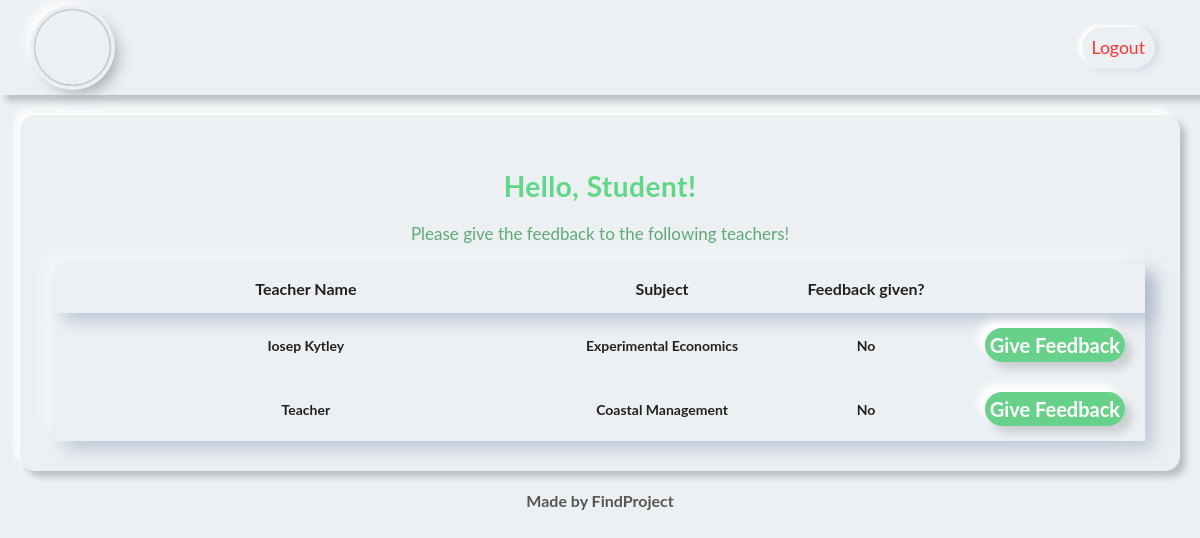
Page /dashboard.php (signed in) on the committed database.
### tables this page shows
CREATE TABLE `students` (
  `s_id` int(11) NOT NULL,
  `s_name` varchar(255) NOT NULL,
  `s_email` varchar(255) NOT NULL,
  `s_password` varchar(255) NOT NULL,
  `s_phone` varchar(255) NOT NULL,
  `s_branch` varchar(255) NOT NULL,
  `s_year` varchar(255) NOT NULL
);

CREATE TABLE `teacher_subjects` (
  `sub_id` int(11) NOT NULL,
  `t_id` int(11) NOT NULL,
  `branch` varchar(255) NOT NULL,
  `sub_year` varchar(255) NOT NULL,
  `sub_name` varchar(255) NOT NULL
);

CREATE TABLE `teachers` (
  `t_id` int(11) NOT NULL,
  `t_name` varchar(255) NOT NULL,
  `t_email` varchar(255) NOT NULL,
  `t_password` varchar(255) NOT NULL,
  `t_phone` varchar(255) NOT NULL
);

### includes/session.php (called while the page is built, shortened)
<?php
include("connection.php");
$user_check = $_SESSION['student_login'];
$ses_sql = "select s_id, s_name, s_email, s_branch, s_year from students where s_email = '$user_check' ";
$ses_res = $conn->query($ses_sql);
$row = $ses_res->fetch_array(MYSQLI_ASSOC);
$login_session_id = (int)$row['s_id'];
$login_session_name = $row['s_name'];

### includes/dashboard-functions.php (called while the page is built, shortened)
<?php
include('includes/session.php');
$arr1 = [];
$arr2 = [];
$sql1 = "SELECT DISTINCT sub_id FROM teacher_subjects
        WHERE branch='$login_session_branch'
        AND sub_year='$login_session_year'";
$result1 = $conn->query($sql1);
if ($result1->num_rows > 0) {
    while ($row1 = $result1->fetch_assoc()) {
        array_push($arr1, $row1['sub_id']);
    }
}
$diff = array_diff($arr1, $arr2);

### dashboard.php (the view, shortened to what this page needs)
<?php
include('includes/dashboard-functions.php');
$sql = "SELECT sub_id, t_name, sub_name
        FROM teacher_subjects
        INNER JOIN teachers
        ON teacher_subjects.t_id=teachers.t_id
        INNER JOIN  students
        ON teacher_subjects.branch=students.s_branch
        AND students.s_id = '$login_session_id'
        AND teacher_subjects.sub_year=students.s_year";
$result = $conn->query($sql);
?>
<!DOCTYPE html>
<html>
<head>
    <link rel="stylesheet" href="https://cdnjs.cloudflare.com/ajax/libs/font-awesome/5.15.2/css/all.min.css" />
    <link rel="stylesheet" href="assets/css/style-dashboard.css">
</head>
<body>
    <div class="kt-header-div">
        <a href="dashboard.php" class="kt-header-logo"></a>
        <a class="kt-logout" href="logout.php">Logout</a>
    </div>
    <div class="kt-dashboard-div">
        <div class="kt-dashboard-title">Hello, <?= $login_session_name; ?>!</div>
        <div class="kt-dashboard-sub-title mt-20">Please give the feedback to the following teachers!</div>
        <table class="kt-dashboard-table">
            <thead>
                <tr>
                    <th>Teacher Name</th>
                    <th>Subject</th>
                    <th>Feedback given?</th>
                    <th></th>
                </tr>
            </thead>
            <?php
            if ($result->num_rows > 0) {
                while ($row = $result->fetch_assoc()) {
                    echo "<tr>";
                    echo "<td>" . $row["t_name"] . "</td>";
                    echo "<td>" . $row["sub_name"] . "</td>"; ?>
                    <td>
                        <?php
                        if (!empty($diff)) {
                            foreach ($diff as $value) {
                                if ($value == $row["sub_id"])
                                    echo "No";
                            }
                        } else {
                            echo "Yes";
                        }
                        ?>
                    </td>
                    <td>
                        <?php
                        if (!empty($diff)) {
                            foreach ($diff as $value) {
                                if ($value == $row["sub_id"]) {
                                    echo "<a href='feedback.php?sub_id=" . $row["sub_id"] . "' name='send' class='kt-button'>Give Feedback</a>";
                                }
                            }
                        } else {
                            echo "<a href='#' name='send' class='kt-button disabled'>Give Feedback</a>";
                        }
                        ?>
                    </td>
            <?php echo "</tr>";
                }
            } else {
                echo "<tr>";
                echo "<td>NA</td>";
                echo "<td>NA</td>";
                echo "<td>NA</td>";
                echo "</tr>";
            }
            ?>
        </table>
    </div>
</body>
</html>

### assets/css/style-dashboard.css (style rules this page uses)
* { margin: 0; padding: 0; box-sizing: border-box; }
body { height: 100vh; width: 100vw; font-family: "Lato", sans-serif; font-weight: 700; color: #555; background: #ecf0f3; }
a { text-decoration: none; }
.kt-header-div { padding: 10px 35px; background: #ecf0f3; display: grid; align-items: center; grid-template-columns: repeat(3, 1fr); grid-template-areas: "header-logo header-navlinks header-logout"; box-shadow: -6px -6px 6px rgba(255, 255, 255, 0.8), 6px 6px 6px rgba(0, 0, 0, 0.2); }
.kt-header-logo { grid-area: header-logo; background: url("https://img.freepik.com/free-photo/feedback-survey-response-advice-suggestions_53876-125410.jpg?t=st=1650608257~exp=1650608857~hmac=4dc2b494722b79781f9a196777178d0480148832bf913a32b2e386851ca724a5&w=740"); background-position: 50% 50%; background-size: 50px 50px; background-repeat: no-repeat; width: 75px; height: 75px; border-radius: 50%; box-shadow: 0px 0px 2px #5f5f5f, 0px 0px 0px 5px #ecf0f3, 8px 8px 15px #a7aaaf, -8px -8px 15px #ffffff; }
.kt-logout { grid-area: header-logout; justify-self: end; padding: 10px; margin: 0 10px; font-size: 1.1em; border-radius: 40px; border-style: none; color: #ff3333; font-weight: normal; background-color: #ecf0f3; box-shadow: -4px -2px 4px 0px #fff, 4px 2px 8px 0px #d1d9e6; }
.kt-dashboard-div { padding: 10px 35px 30px 35px; margin: 20px 20px; border-radius: 15px; background: #ecf0f3; box-shadow: -6px -6px 6px rgba(255, 255, 255, 0.8), 6px 6px 6px rgba(0, 0, 0, 0.2); }
.kt-dashboard-title { text-align: center; font-size: 28px; padding-top: 24px; letter-spacing: 0.5px; color: #5ed887; }
.kt-dashboard-sub-title { text-align: center; font-size: 17px; font-weight: normal; color: #5eaa77; }
.mt-20 { margin-top: 20px; }
.kt-dashboard-div { padding: 30px 35px 30px 35px; margin: 20px 20px; border-radius: 15px; background: #ecf0f3; }
.kt-dashboard-title { font-size: 28px; padding-top: 24px; letter-spacing: 0.5px; color: #5ed887; text-align: center; }
table.kt-dashboard-table { width: 100%; margin-top: 20px; border-spacing: 0; color: #212121; text-align: center; box-shadow: 9px 9px 16px rgba(163, 177, 198, 0.6), -9px -9px 16px rgba(255, 255, 255, 0.6); }
table.kt-dashboard-table thead { box-shadow: 9px 9px 16px rgba(163, 177, 198, 0.6); }
table.kt-dashboard-table th { padding: 15px; white-space: nowrap; }
table.kt-dashboard-table td:nth-child(1) { width: 60%; }
table.kt-dashboard-table td:nth-child(2) { width: 20%; }
table.kt-dashboard-table td:nth-child(3) { width: 20%; }
table.kt-dashboard-table > tbody > tr > td { padding: 20px; font-size: 14px; white-space: nowrap; position: relative; }
.kt-button { outline: none; border: none; text-decoration: none; padding: 5px 5px; cursor: pointer; border-radius: 25px; font-size: 20px; font-weight: 700; font-family: "Lato", sans-serif; color: #fff; text-align: center; background: #67d18a; box-shadow: 7px 7px 8px #cbced1, -7px -7px 8px #ffffff; transition: 0.5s; }

### rows in the picture
students: s_name "Student"
teacher_subjects: t.t_name "Iosep Kytley", sub_name "Experimental Economics"
teacher_subjects: t.t_name "Teacher", sub_name "Coastal Management"
